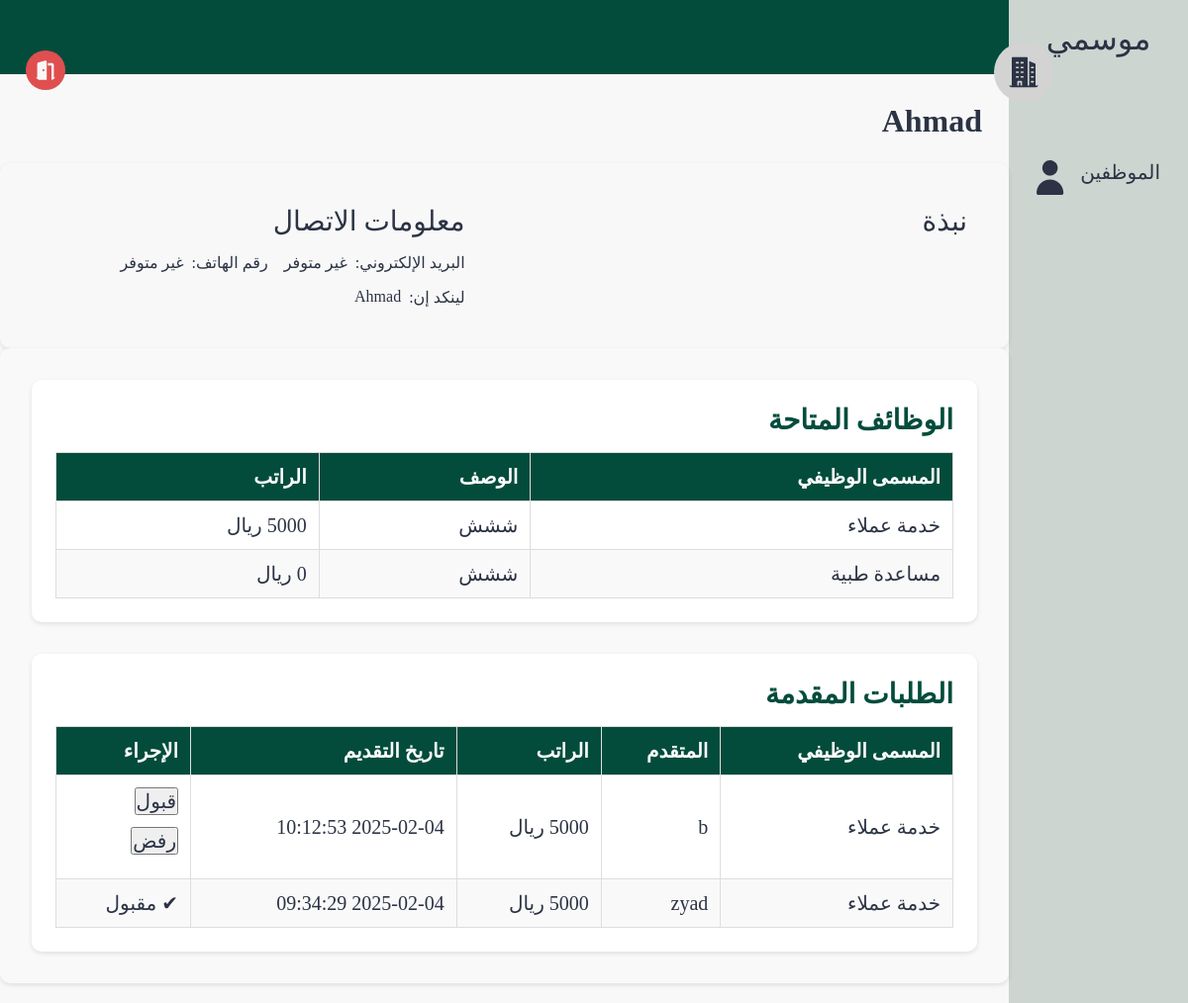
The app's page /pages/company.php?id=2 with its own data.
### tables this page shows
CREATE TABLE company (
    company_id INTEGER PRIMARY KEY, 
    owner_id INTEGER,
    hr_id INTEGER,
    name TEXT,
    location TEXT,
    bio TEXT,
    FOREIGN KEY (owner_id) REFERENCES users(id) ON DELETE CASCADE,
    FOREIGN KEY (hr_id) REFERENCES users(id) ON DELETE CASCADE
);

CREATE TABLE jobs (
    job_id INTEGER PRIMARY KEY, 
    company_id INTEGER,
    name TEXT,
    description TEXT,
    salary INTEGER,
    language_id INTEGER,
    type BOOLEAN,
    FOREIGN KEY (company_id) REFERENCES company(company_id) ON DELETE CASCADE,
    FOREIGN KEY (language_id) REFERENCES languages(language_id) ON DELETE CASCADE
);

### src/database/fetch.php (called while the page is built, shortened)
<?php
include('../database/data.php');
function fetchAllCompanyJobs($company_id)
{
    global $db;
    $company_id = intval($company_id);
    $stmt = $db->prepare('SELECT name, description, salary FROM jobs WHERE company_id = :company_id');
    $stmt->bindValue(':company_id', $company_id, SQLITE3_INTEGER);
    $result = $stmt->execute();
    $jobs = [];
    while ($row = $result->fetchArray(SQLITE3_ASSOC)) {
        $jobs[] = $row;
    }
    return $jobs;
}
function fetchAllApplicationsForCompany($company_id)
{
    global $db;
    $stmt = $db->prepare("
        SELECT applications.id, applications.applied_at, applications.status,
               users.name AS applicant_name, jobs.name AS job_title, jobs.salary
        FROM applications
        JOIN jobs ON applications.job_id = jobs.job_id
        JOIN users ON applications.user_id = users.id
        WHERE jobs.company_id = :company_id
        ORDER BY applications.applied_at DESC
    ");
    $stmt->bindValue(':company_id', $company_id, SQLITE3_INTEGER);
    $result = $stmt->execute();
    $applications = [];
    while ($row = $result->fetchArray(SQLITE3_ASSOC)) {
        $applications[] = $row;
    }
    return $applications;
}

### src/pages/company.php (the view, shortened to what this page needs)
<?php
include ('../database/data.php');
$company_id = isset($_GET["id"]) ? intval($_GET["id"]) : ($_SESSION['user']['company_id'] ?? 0);
$stmt = $db->prepare("SELECT * FROM company WHERE company_id = :company_id");
$stmt->bindValue(':company_id', $company_id, SQLITE3_INTEGER);
$result = $stmt->execute()->fetchArray(SQLITE3_ASSOC);
$name = $result['name'] ?? 'غير معروف';
$email = $result['email'] ?? 'غير متوفر';
$phone = $result['phone'] ?? 'غير متوفر';
$linkedin = $result['linkedin'] ?? '#';
$jobs = fetchAllCompanyJobs($company_id);
$applications = fetchAllApplicationsForCompany($company_id);
?>
<!DOCTYPE html>
<html lang="ar" dir="rtl">
<head>
    <link rel="stylesheet" href="../styles/profile.css">
</head>
<body>
    <section class="page-structure">
        <?php
        include "../components/NavBar.php";
        ?>
        <section class="page-content">
            <div class="username">
                <img class="profile-pic" src="../images/company.svg" alt="صورة المستخدم">
                <div class="user">
                    <h2><?php echo $name; ?></h2>
                </div>
            </div>
            <div class="options">
                <a href="../pages/logout.php">
                    <img class="nav-icon" style="--color: #DF4F4F" src="../images/logout.svg" alt="شعار تسجيل الخروج">
                </a>
            </div>
            <header></header>
            <main>
                <section class="profile-details">
                    <div class="block about">
                        <h2>نبذة</h2>
                    </div>
                    <div class="block contacts">
                        <h2>معلومات الاتصال</h2>
                        <ul>
                            <li>البريد الإلكتروني:
                                <a href="mailto:<?php echo $email; ?>"><?php echo $email; ?></a>
                            </li>
                            <li>رقم الهاتف:
                                <a href="tel:<?php echo $phone; ?>"><?php echo $phone; ?></a>
                            </li>
                            <li>لينكد إن:
                                <a href="<?php echo $linkedin; ?>" target="_blank"><?php echo $name; ?></a>
                            </li>
                        </ul>
                    </div>
                </section>
                <section class="recent-activity">
                    <div class="block experinces">
                        <h2>الوظائف المتاحة</h2>
                        <table>
                            <tr>
                                <th>المسمى الوظيفي</th>
                                <th>الوصف</th>
                                <th>الراتب</th>
                            </tr>
                            <?php if (!empty($jobs)): ?>
                                <?php foreach ($jobs as $job): ?>
                                    <tr>
                                        <td><?php echo htmlspecialchars($job["name"]); ?></td>
                                        <td><?php echo htmlspecialchars($job["description"]); ?></td>
                                        <td><?php echo htmlspecialchars($job["salary"]); ?> ريال</td>
                                    </tr>
                                <?php endforeach; ?>
                            <?php else: ?>
                                <tr>
                                    <td colspan="3" style="text-align: center;">لا توجد وظائف متاحة</td>
                                </tr>
                            <?php endif; ?>
                        </table>
                    </div>
                    <div class="block experinces">
                        <h2>الطلبات المقدمة</h2>
                        <table>
                            <tr>
                                <th>المسمى الوظيفي</th>
                                <th>المتقدم</th>
                                <th>الراتب</th>
                                <th>تاريخ التقديم</th>
                                <th>الإجراء</th>
                            </tr>
                            <?php if (!empty($applications)): ?>
                                <?php foreach ($applications as $application): ?>
                                    <tr>
                                        <td><?php echo htmlspecialchars($application["job_title"]); ?></td>
                                        <td><?php echo htmlspecialchars($application["applicant_name"]); ?></td>
                                        <td><?php echo htmlspecialchars($application["salary"]); ?> ريال</td>
                                        <td><?php echo htmlspecialchars($application["applied_at"]); ?></td>
                                        <td>
                                            <?php if ($application["status"] === "pending"): ?>
                                                <form action="update_application_status.php" method="POST" style="display:inline;">
                                                    <button type="submit" class="accept-btn">قبول</button>
                                                </form>
                                                <form action="update_application_status.php" method="POST" style="display:inline;">
                                                    <button type="submit" class="reject-btn">رفض</button>
                                                </form>
                                            <?php else: ?>
                                                <span class="<?php echo $application["status"] === 'accepted' ? 'accepted' : 'rejected'; ?>">
                                                    <?php echo $application["status"] === "accepted" ? "✔ مقبول" : "✖ مرفوض"; ?>
                                                </span>
                                            <?php endif; ?>
                                        </td>
                                    </tr>
                                <?php endforeach; ?>
                            <?php else: ?>
                                <tr>
                                    <td colspan="5" style="text-align: center;">لا توجد طلبات حتى الآن</td>
                                </tr>
                            <?php endif; ?>
                        </table>
                    </div>
                </section>
            </main>
        </section>
    </section>
</body>
</html>

### src/styles/profile.css (style rules this page uses)
* { color: var(--black-color); }
body { background-color: var(--white-color); }
.nav-icon { --color: var(--white-alt-color); background-color: var(--color); width: 40px; height: 40px; border-radius: 50%; padding: 0.5rem; }
section.page-content { width: 100%; }
header { position: relative; display: flex; align-items: center; justify-content: space-between; min-height: 75px; background-color: var(--main-color); padding: 1.25rem 3rem; }
.username .profile-pic { width: 60px; height: 60px; padding: 10px; border-radius: 50%; background-color: lightgray; top: 0; }
.username { display: flex; align-items: center; gap: 0.75rem; height: 65px; position: absolute; top: 0; right: 18px; z-index: 1000; padding: 0.5rem 1rem; right: 10%; top: 40px; }
.options { display: flex; align-items: center; gap: 0.75rem; height: 65px; position: absolute; top: 40px; left: 10px; z-index: 1000; padding: 0.5rem 1rem; }
.username h2 { font-size: 2rem; }
.username .user { position: static; margin-top: 100px; }
header::after { content: ""; position: absolute; right: 0; bottom: 0; width: 70%; height: 4px; background-color: var(--main-color); }
main { margin-top: 70px; width: 100%; padding: 1rem; }
main section { border-radius: 10px; box-shadow: 0 2px 5px rgba(0, 0, 0, 0.1); padding: 18px; }
.profile-details { display: grid; grid-template-columns: 1fr 1fr; gap: 2rem; }
.profile-details .block { display: flex; flex-direction: column; gap: 1rem; background-color: var(--white-color); padding: 1.5rem; border-radius: 10px; }
.profile-details .block h2 { font-size: 1.75rem; font-weight: 500; }
.profile-details .block ul { list-style: none; padding-inline-start: 0; display: flex; flex-wrap: wrap; gap: 1rem; }
.profile-details .block ul li { display: flex; gap: 0.5rem; font-size: 1rem; }
.recent-activity { display: flex; flex-direction: column; gap: 2rem; padding: 2rem; background-color: #f9f9f9; border-radius: 10px; }
.recent-activity .block { background-color: #fff; padding: 1.5rem; border-radius: 10px; box-shadow: 0 2px 5px rgba(0, 0, 0, 0.1); }
.recent-activity .block h2 { font-size: 1.75rem; margin-bottom: 1rem; color: var(--main-color); }
.experinces table { width: 100%; border-collapse: collapse; font-size: 1.25rem; margin-top: 1rem; }
.experinces table th, .experinces table td { padding: 0.75rem; text-align: right; border: 1px solid #ddd; }
.experinces table th { background-color: var(--main-color); color: #fff; }
.experinces table tr:nth-child(odd) { background-color: #f9f9f9; }
.experinces table tr:nth-child(even) { background-color: #fff; }
@media (min-width: 992px) { main { padding: 1.25rem 0; } }
main form > * { display: block; margin-bottom: 0.75rem; font-size: 1.25rem; }

### src/styles/globals.css (style rules this page uses)
*, *::before, *::after { box-sizing: border-box; margin: 0; padding: 0; list-style: none; text-decoration: none; }
:root { --main-color: #034c3c; --secondary-color: #d2b48c; --white-color: #f8f8f8; --black-color: #2b3344; --white-alt-color: #cdd5d1; }
a { display: block; color: var(--black-color); }
.page-structure { display: flex; min-height: 100vh; }

### records on screen
company: name "Ahmad"
jobs: name "خدمة عملاء", description "ششش"
jobs: name "مساعدة طبية", description "ششش"

### other values on screen
$nav['title'] "الموظفين"
$email "غير متوفر"
$phone "غير متوفر"
$application["job_title"] "خدمة عملاء"
$application["applicant_name"] "b"
$application["applied_at"] "2025-02-04 10:12:53"
$application["applicant_name"] "zyad"
$application["applied_at"] "2025-02-04 09:34:29"
